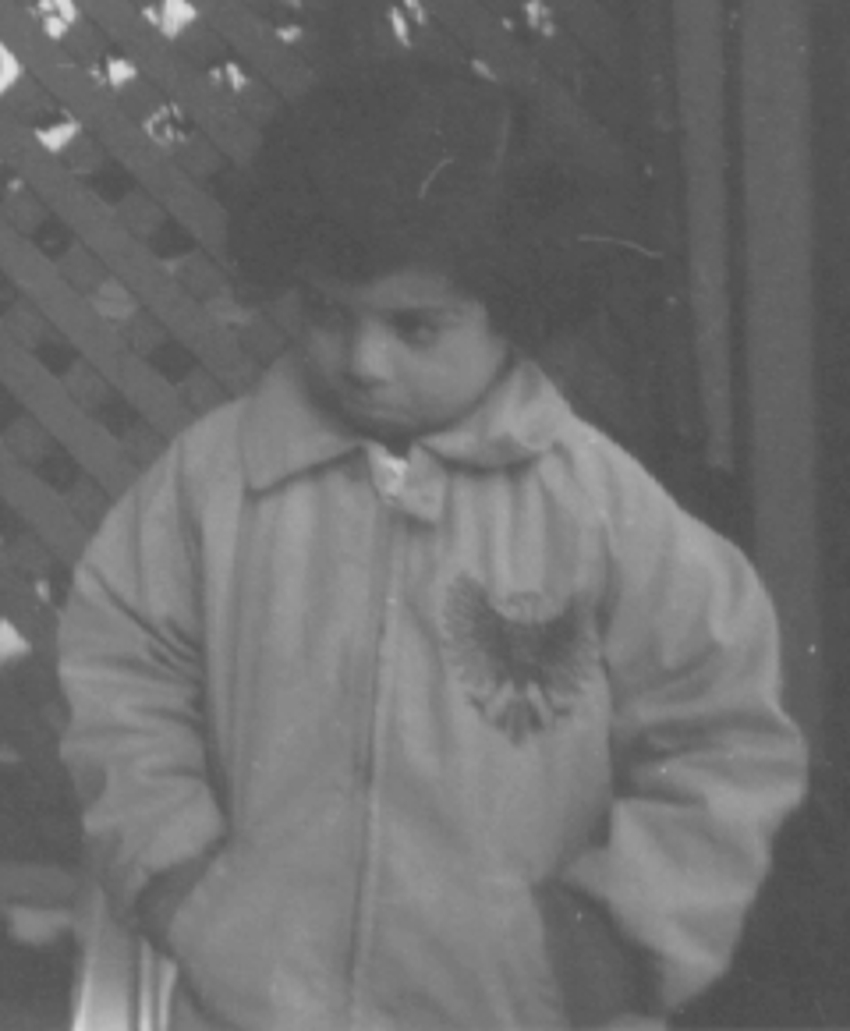
#> input picture t16 - t30/t-16/img2.jpg, 850 x 1031 px
$ python t-16.py
#> lines starting #> are read from the running program, lines starting #| are printed output that depends on the picture
import cv2 as cv
import matplotlib.pyplot as plt
img = cv.imread('img2.jpg',0)
#> img is the input picture: shape (1031, 850); min 74, max 225, mean 110.3
img = cv.resize(img,(600,700))
#> img: shape (700, 600)

img_eq = cv.equalizeHist(img)
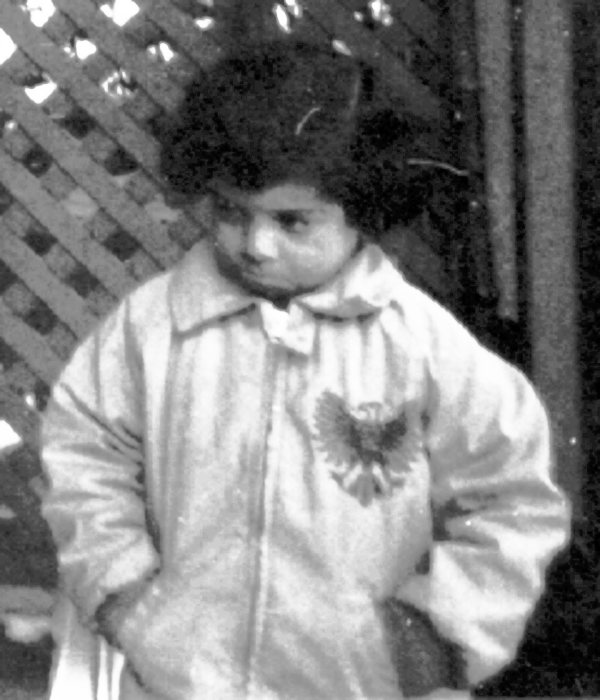
#> img_eq: shape (700, 600); min 0, max 255, mean 129.7


plt.subplot(2,2,1)
plt.imshow(img, cmap='gray')

plt.subplot(2,2,2)
plt.hist(img.ravel(),256,[0,256])

plt.subplot(2,2,3)
plt.imshow(img_eq, cmap='gray')

plt.subplot(2,2,4)
plt.hist(img_eq.ravel(),256,[0,256])
plt.show()
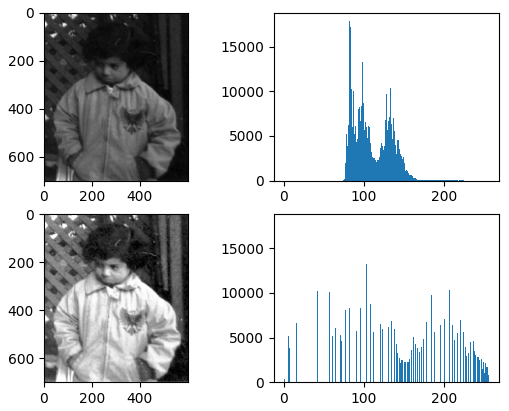
#> figure drawn by matplotlib, 4 panels; panel 2: tallest bar 17933 high, from x = 82 to 83; panel 4: tallest bar 17933 high, from x = 26 to 27


cv.waitKey(0)

$ run again, with t16 - t30/t-16/img.png saved as t16 - t30/t-16/img2.jpg
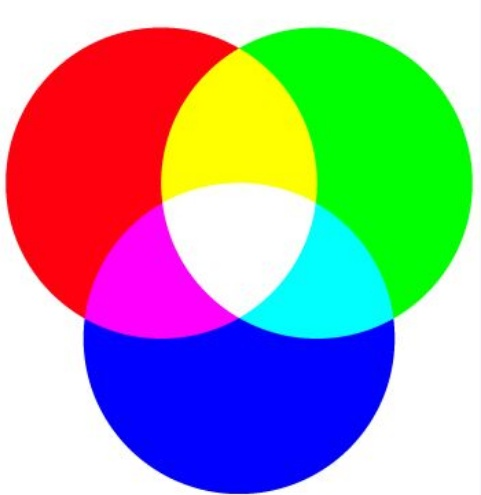
#> input picture t16 - t30/t-16/img.png, 481 x 495 px
#> `img_eq = cv.equalizeHist(img)`:
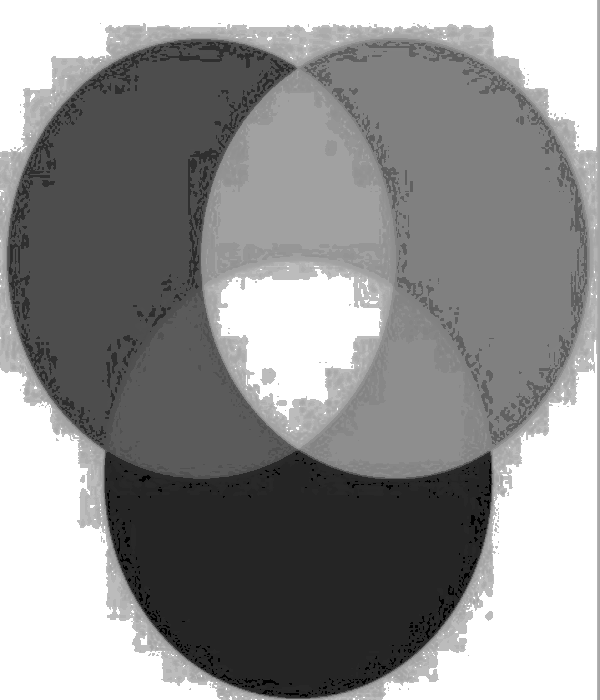
#> img_eq: shape (700, 600); min 0, max 255, mean 143.4
#> `plt.show()`:
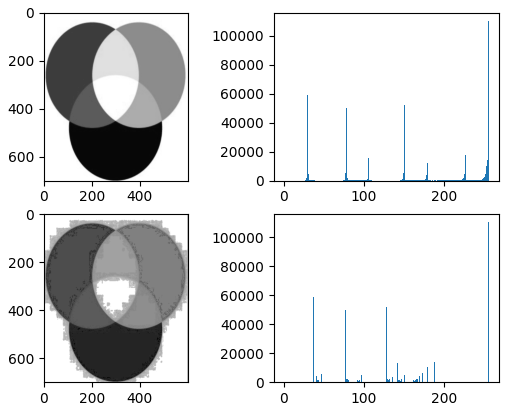
#> figure drawn by matplotlib, 4 panels; panel 2: tallest bar 110430 high, from x = 255 to 256; panel 4: tallest bar 110430 high, from x = 255 to 256
